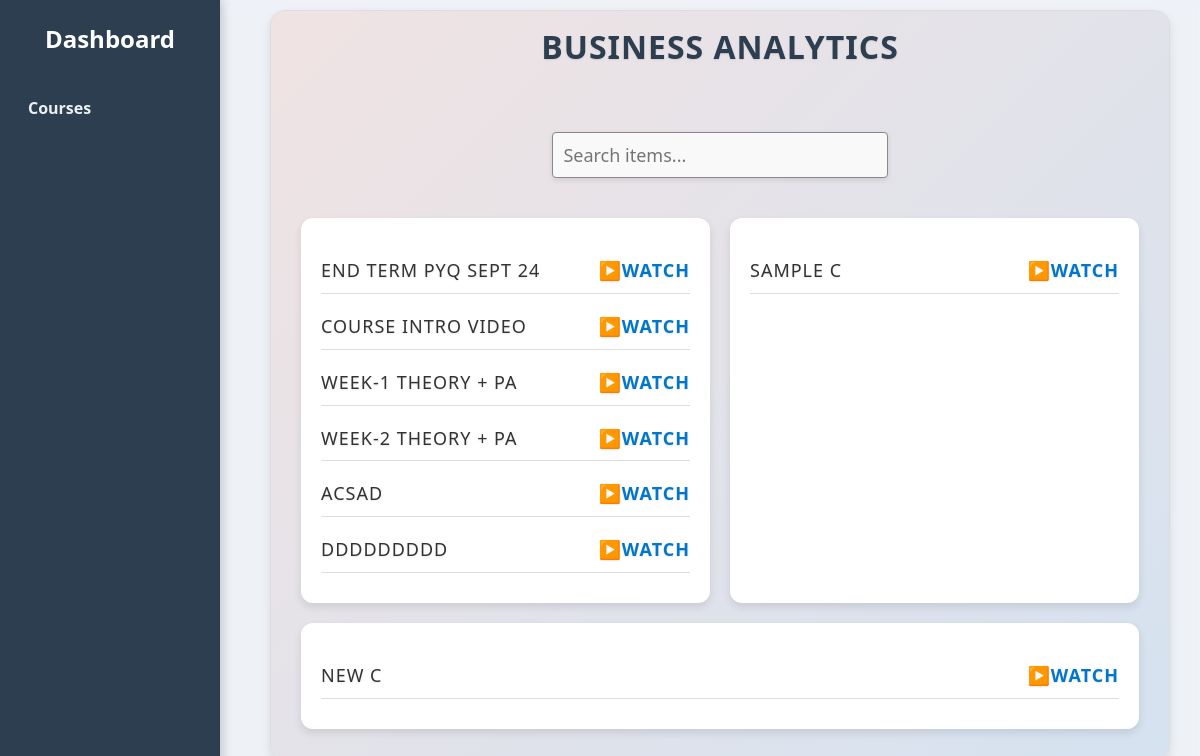
The page /course/1 on the database its author committed.
### tables this page shows
CREATE TABLE courses (
            id INTEGER PRIMARY KEY AUTOINCREMENT,
            name TEXT NOT NULL
        );

CREATE TABLE pyqs (
            id INTEGER PRIMARY KEY AUTOINCREMENT,
            course_id INTEGER NOT NULL,
            name TEXT NOT NULL,
            yt_link TEXT, watch_count INTEGER DEFAULT 0,
            FOREIGN KEY (course_id) REFERENCES courses(id)
        );

CREATE TABLE notes (
            id INTEGER PRIMARY KEY AUTOINCREMENT,
            course_id INTEGER NOT NULL,
            name TEXT NOT NULL,
            yt_link TEXT, watch_count INTEGER DEFAULT 0,
            FOREIGN KEY (course_id) REFERENCES courses(id)
        );

CREATE TABLE assignments (
            id INTEGER PRIMARY KEY AUTOINCREMENT,
            course_id INTEGER NOT NULL,
            name TEXT NOT NULL,
            yt_link TEXT, watch_count INTEGER DEFAULT 0,
            FOREIGN KEY (course_id) REFERENCES courses(id)
        );

### app.py (the view)
@app.route('/course/<int:course_id>')
def course_detail(course_id):
    conn = sqlite3.connect('database.db')
    c = conn.cursor()
    c.execute('SELECT name FROM courses WHERE id=?', (course_id,))
    course = c.fetchone()
    c.execute('SELECT id, name, yt_link, watch_count FROM pyqs WHERE course_id=?', (course_id,))
    pyqs = c.fetchall()
    c.execute('SELECT id, name, yt_link, watch_count FROM notes WHERE course_id=?', (course_id,))
    notes = c.fetchall()
    c.execute('SELECT id, name, yt_link, watch_count FROM assignments WHERE course_id=?', (course_id,))
    assignments = c.fetchall()
    conn.close()
    if course:
        admin_mode = session.get('admin_mode', False)
        return render_template('course_detail.html',
                               course_id=course_id,
                               course_name=course[0],
                               pyqs=pyqs,
                               notes=notes,
                               assignments=assignments,
                               admin_mode=admin_mode)
    else:
        return "Course not found"

### templates/course_detail.html (shortened to what this page needs)
<!DOCTYPE html>
<html lang="en">
<head>
    <link rel="stylesheet" href="{{ url_for('static', filename='style.css') }}">
</head>
<body>
<div class="sidebar">
    <h2>Dashboard</h2>
    <a href="{{ url_for('course_view') }}">Courses</a>
</div>
<div class="main-content">
    <div class="container">
        <h1>{{ course_name }}</h1>
        <input type="text" id="searchInput" placeholder="Search items...">
        <div class="boxes">
            <div class="box">
                {% if pyqs %}
                    <ul class="item-list">
                        {% for pyq in pyqs %}
                            <li>
                                <span class="item-name">{{ pyq[1] }}</span>
                                {% if pyq[2] %}
                                    <a href="{{ url_for('increment_watch', pyq_id=pyq[0]) }}" target="_blank" class="watch-link">
                                        {% if admin_mode %}
                                            <span class="eye-icon">👁️</span> ({{ pyq[3] }})
                                        {% else %}
                                        ▶️Watch
                                        {% endif %}
                                    </a>
                                {% endif %}
                            </li>
                        {% endfor %}
                    </ul>
                {% else %}
                    <p>===comming soon===</p>
                {% endif %}
            </div>
            <div class="box">
                {% if notes %}
                    <ul class="item-list">
                        {% for note in notes %}
                            <li>
                                <span class="item-name">{{ note[1] }}</span>
                                {% if note[2] %}
                                    <a href="{{ url_for('increment_watch_note', note_id=note[0]) }}" target="_blank" class="watch-link">
                                        {% if admin_mode %}
                                            <span class="eye-icon">👁️</span> ({{ note[3]|default(0) }})
                                        {% else %}
                                        ▶️Watch
                                        {% endif %}
                                    </a>
                                {% endif %}
                            </li>
                        {% endfor %}
                    </ul>
                {% else %}
                    <p>===comming soon===</p>
                {% endif %}
            </div>
            <div class="box">
                {% if assignments %}
                    <ul class="item-list">
                        {% for assignment in assignments %}
                            <li>
                                <span class="item-name">{{ assignment[1] }}</span>
                                {% if assignment[2] %}
                                    <a href="{{ url_for('increment_watch_assignment', assignment_id=assignment[0]) }}" target="_blank" class="watch-link">
                                        {% if admin_mode %}
                                            <span class="eye-icon">👁️</span> ({{ assignment[3]|default(0) }})
                                        {% else %}
                                        ▶️Watch
                                        {% endif %}
                                    </a>
                                {% endif %}
                            </li>
                        {% endfor %}
                    </ul>
                {% else %}
                    <p>===comming soon===</p>
                {% endif %}
            </div>
        </div>
    </div>
</div>
</body>
</html>

### templates/course_detail.html (style rules this page uses)
body, html { margin: 0; padding: 0; }
.main-content { margin-top: 0 !important; padding-top: 10px; }
.container { margin-top: 0 !important; padding-top: 10px; }
.item-list li { display: flex; justify-content: space-between; align-items: center; padding: 8px 0; border-bottom: 1px solid #ddd; }
.item-name { flex-grow: 1; text-align: left; }
.watch-link { color: #3498db; font-weight: bold; text-decoration: none; transition: transform 0.2s, color 0.2s; white-space: nowrap; margin-left: 10px; }
#searchInput { width: 40%; padding: 10px; margin: 10px 0 20px; font-size: 1em; border: 1px solid #888; border-radius: 4px; background-color: #f9f9f9; box-shadow: 0 2px 5px rgba(0, 0, 0, 0.1); transition: border-color 0.3s, box-shadow 0.3s; }

### rows shown on the page
courses: name "BUSINESS ANALYTICS"
pyqs: name "END TERM PYQ SEPT 24"
pyqs: name "COURSE INTRO VIDEO"
pyqs: name "WEEK-1 THEORY + PA"
pyqs: name "WEEK-2 THEORY + PA"
pyqs: name "ACSAD"
pyqs: name "DDDDDDDDD"
notes: name "SAMPLE C"
assignments: name "NEW C"
